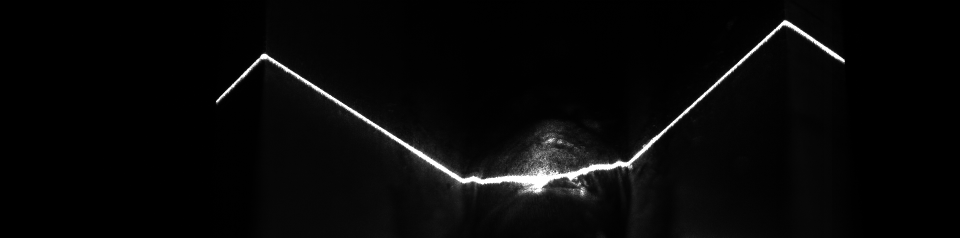
#> input picture misc/pcog liveimages/pcog liveimages/weld 2000us.png, 1920 x 476 px, found by its file name (shown at 1/2 size)
$ python test_vector_file_gen.py
#> lines starting #> are read from the running program, lines starting #| are printed output that depends on the picture
import cv2 as cv
import numpy as np

img = np.transpose(cv.imread("misc/pcog liveimages/pcog liveimages/weld 2000us.png", cv.IMREAD_GRAYSCALE))
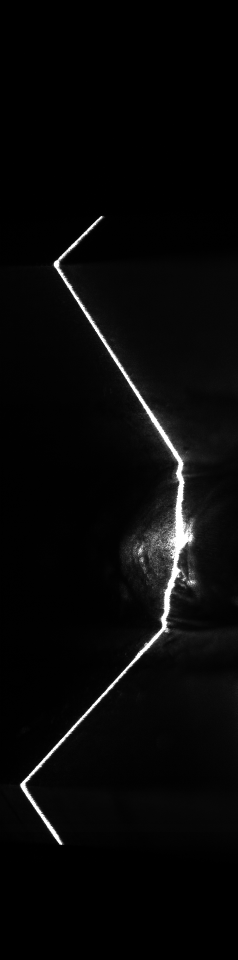
#> img: shape (1920, 476) (shown at 1/2 size); min 0, max 255, mean 8.5
test_vector = img[1082]
#> test_vector = 476 values, max 255 at index 342, min 0 at index 1, mean 38.92
with open("VHDL/test_vectors/i_top_test.txt", 'w') as f:
    for i, pixel in enumerate(test_vector):
        if i == 0:
            f.write(f"1{pixel:02x}\n")
        elif i == (len(test_vector) - 1):
            f.write(f"3{pixel:02x}\n")
        else:
            f.write(f"2{pixel:02x}\n")
#> this loop made 476 passes
#> pixel on passes 1 to 3: 1, 0, 1

$ run again, with misc/pcog liveimages/pcog liveimages/weld 100us.png copied over misc/pcog liveimages/pcog liveimages/weld 2000us.png
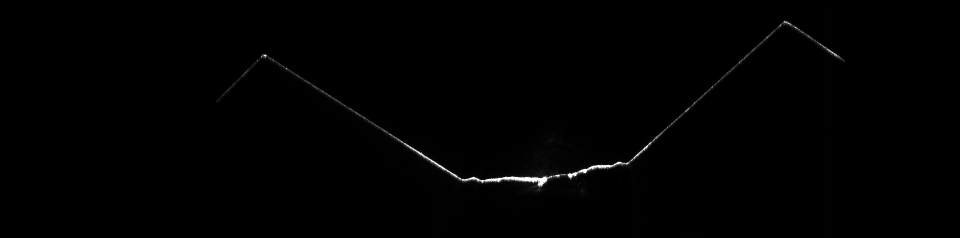
#> input picture misc/pcog liveimages/pcog liveimages/weld 100us.png, 1920 x 476 px, found by its file name (shown at 1/2 size)
#> `img = np.transpose(cv.imread("misc/pcog liveimages/pcog liveimages/wel..`:
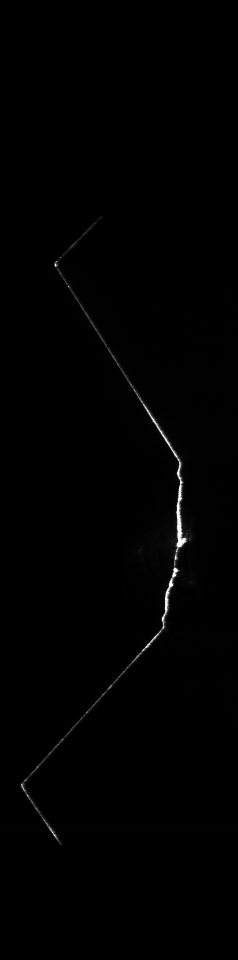
#> img: shape (1920, 476) (shown at 1/2 size); min 0, max 255, mean 1.2
#> test_vector = 476 values, max 255 at index 357, min 0 at index 0, mean 10.49
